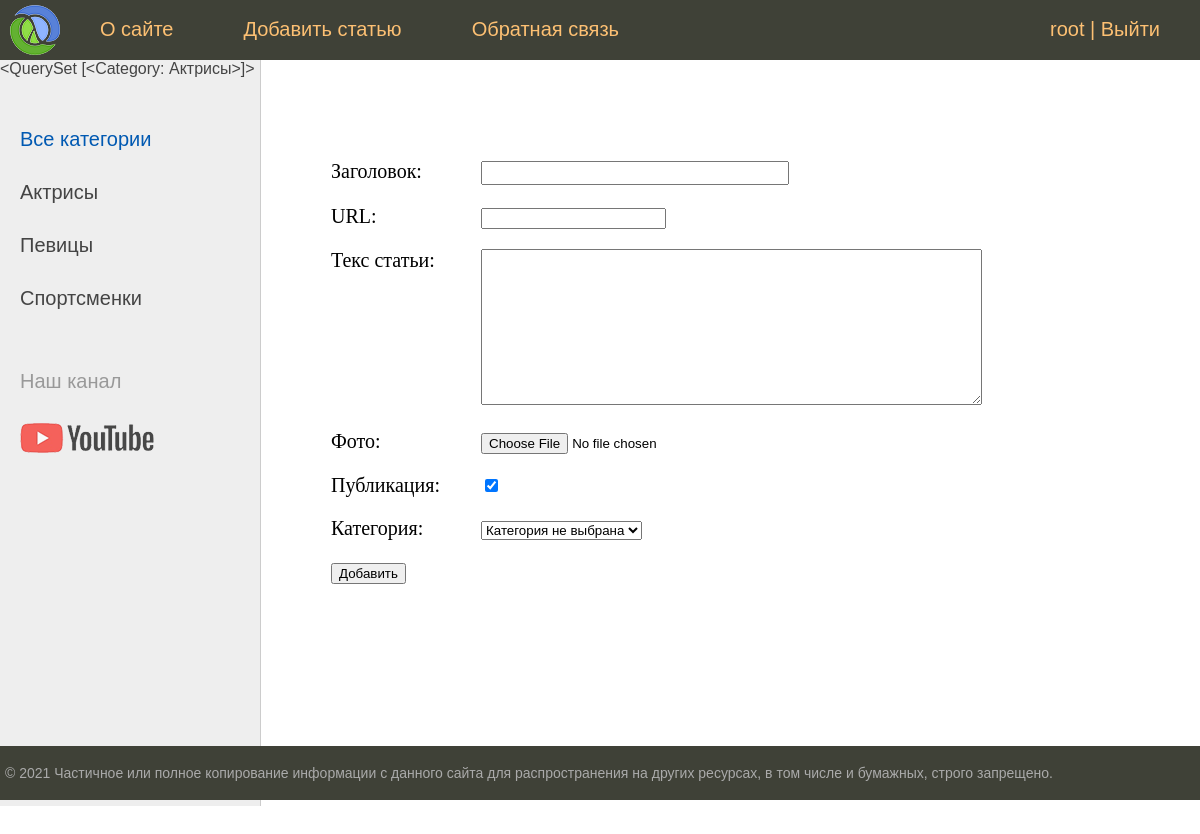
Screenshot of /addpage/ (signed in) with the database file from the repository.
### women/models.py (models this page shows)
class Category(models.Model):
    name = models.CharField(max_length=100, db_index=True, verbose_name="Категория")
    slug = models.SlugField(max_length=255, unique=True, db_index=True, verbose_name="URL")
    def __str__(self):
        return self.name
    def get_absolute_url(self):
        return reverse('category', kwargs={'cat_slug': self.slug})
    class Meta:
        verbose_name = "Категории"
        verbose_name_plural = "Категория"
        ordering = ['id']

### women/views.py (the view)
# urls.py: path('addpage/', AddPage.as_view(), name='add_page'),
class AddPage(LoginRequiredMixin, DataMixin, CreateView):
    form_class = AddPostForm
    template_name = 'women/addpage.html'
    success_url = reverse_lazy('home')
    login_url = reverse_lazy('home')
    raise_exception = True
    def get_context_data(self, *, object_list=None, **kwargs):
        context = super().get_context_data(**kwargs)
        c_def = self.get_user_context(tittle='Добавление статьи')
        context = dict(list(context.items()) + list(c_def.items()))
        return context

### women/forms.py (shortened to what this page needs)
class AddPostForm(forms.ModelForm):
    def __init__(self, *args, **kwargs):
        super().__init__(*args, **kwargs)
        self.fields['cat'].empty_label = 'Категория не выбрана'
    class Meta:
        model = Women
        fields = ['title', 'slug', 'content', 'photo', 'is_published', 'cat']
        widgets = {
            'title': forms.TextInput(attrs={'class': 'form-input'}),
            'content': forms.Textarea(attrs={'cols': 60, 'rows': 10}),
        }

### women/templatetags/women_tags.py (called while the page is built)
@register.simple_tag(name='getcats')
def get_categories(filter=None):
    if not filter:
        return Category.objects.all()
    else:
        return Category.objects.filter(pk=filter)

### women/utils.py (called while the page is built)
    def get_user_context(self, **kwargs):
        context = kwargs
        cats = cache.get('cats')
        if not cats:
            cats = Category.objects.annotate(Count('women'))
            cache.set('cats', cats, 60)
        user_menu = menu.copy()
        if not self.request.user.is_authenticated:
            user_menu.pop(1)
        context['menu'] = user_menu
        context['cats'] = cats
        if 'cats_selected' not in context:
            context['cat_selected'] = 0
        return context

### women/templates/women/addpage.html (shortened to what this page needs)
{% extends 'women/base.html' %}
{% block content %}
<form action="{% url 'add_page' %}" method="post" enctype="multipart/form-data">
{% for f in form %}
<p><label class="form-label" for="{{ f.id_for_label }}">{{f.label}}: </label>{{ f }}</p>
{% endfor %}
    <button type="submit">Добавить</button>
</form>
{% endblock %}

### women/templates/women/base.html (shortened to what this page needs)
{% load static %}
{% load women_tags %}
<!DOCTYPE html>
<html>
<head>
    <link type="text/css" href="{% static 'women/css/styles.css' %}" rel="stylesheet"/>
</head>
<body>
<table class="table-page" border=0 cellpadding="0" cellspacing="0">
    <tr>
        <td valign=top>
            {% block mainmenu %}
                <div class="header">
                    <ul id="mainmenu" class="mainmenu">
                        <li class="logo"><a href="{% url 'home' %}">
                            <div class="logo"></div>
                        </a></li>
                        {% for m in menu %}
                            <li><a href="{% url m.url_name %}">{{ m.title }}</a></li>
                        {% endfor %}
                        {% if request.user.is_authenticated %}
                            <li class="last"> {{ user.username }} | <a href="{% url 'logout' %}"> Выйти </a></li>
                        {% else %}
                            <li class="last"><a href="{% url 'register' %}">Регистрация </a> | <a
                                    href="{% url 'login' %}">Войти</a></li>
                        {% endif %}
                    </ul>
                </div>
            {% endblock mainmenu %}
            <table class="table-content" border=0 cellpadding="0" cellspacing="0">
                <tr>
                    <td valign="top" class="left-chapters">
                        {% getcats filter=1 %}
                        <ul id="leftchapters">
                            {% if cat_selected == 0 %}
                                <li class="selected">Все категории</li>
                            {% else %}
                                <li><a href="{% url 'home' %}"> Все категории </a></li>
                            {% endif %}
                            {% for c in cats %}
                                {% if c.women__count > 0 %}
                                    {% if c.pk == cat_selected %}
                                        <li class="selected"> {{ c.name }}</li>
                                    {% else %}
                                        <li><a href="{{ c.get_absolute_url }}"> {{ c.name }}</a></li>
                                    {% endif %}
                                {% endif %}
                            {% endfor %}
                            <li class="share">
                                <p>Наш канал</p>
                                <a class="share-yt"
                                   href="https://www.youtube.com/channel/UClJzWfGWuGJL2t-3dYKcHTA/playlists"
                                   target="_blank" rel="nofollow"></a>
                            </li>
                        </ul>
                    </td>
                    <td valign="top" class="content">
                        <div class="content-text">
                            {% block content %}
                            {% endblock %}
                        </div>
                    </td>
                </tr>
            </table>
        </td>
    </tr>
    <tr>
        <td valign=top>
            <div id="footer">
                <p>&copy; 2021 Частичное или полное копирование информации с данного сайта для распространения на других
                    ресурсах, в том числе и бумажных, строго запрещено.</p>
            </div>
        </td>
    </tr>
</table>
</body>
</html>

### women/static/women/css/styles.css (style rules this page uses)
html, body { font-family: 'Arial'; margin: 0; padding: 0; height: 100%; width: 100%; color: #444; }
a { color: #0059b2; text-decoration: none; }
.table-page { width: 100%; height: 100%; vertical-align: top; }
.table-page tr { height: 100%; }
.header { background: #3F4137; height: 60px; }
.logo { background: url('../images/logo.png') no-repeat 10px 5px; width: 70px; height: 60px; }
ul.mainmenu { list-style: none; margin: 0; padding: 0; height: 60px; color: #fdc073; font-size: 20px; overflow: hidden; }
ul.mainmenu li { float: left; margin: 18px 40px 0 30px; }
ul.mainmenu li.logo { margin: 0; }
ul.mainmenu li.last { float: right; }
ul.mainmenu li a { color: #fdc073; text-decoration: none; }
.table-content { width: 100%; min-height: 100%; height: 100%; }
.left-chapters { margin: 0; background: #eee; border-right: 1px solid #ccc; min-height: 100%; }
.left-chapters ul { width: 230px; min-height: 100%; margin: 0; padding: 20px 10px 10px 20px; list-style: none; font-size: 20px; }
.left-chapters ul li { margin: 30px 0 0 0; color: #999; }
.left-chapters ul li.selected { color: #0059b2; }
.left-chapters ul li a { color: #444; text-decoration: none; }
.left-chapters ul li.share { margin: 60px 0 0 0; }
.left-chapters ul li.share p { margin: 30px 0 30px 0; }
.left-chapters ul li.share a { display: inline-block; width: 40px; height: 40px; margin: 0 20px 0 0; }
.left-chapters ul li.share a.share-yt { width: 100%; height: 30px; background: url('../images/share_yt.png') no-repeat 0 0 }
.content { padding: 40px 20px 20px 40px; width: 100%; box-sizing: border-box; }
.content-text { margin: 60px 0 0 30px; color: #000; font-size: 20px; font-family: Yandex Sans Display Light; }
#footer { box-sizing: border-box; background: #3F4137; padding: 5px; color: #aaa; font-size: 14px; font-family: Verdana, Geneva, Arial, Helvetica; text-align: left; overflow: hidden; }
.form-input { width: 300px; font-size: 16px; }
.form-label { display: inline-block; min-width: 150px; vertical-align: top; }

### rows the page displays
Category: name "<QuerySet [<Category: Актрисы>]>", name "Актрисы"
Category: name "Певицы"
Category: name "Спортсменки"

### other values shown
{{ m.title }} "О сайте" "Добавить статью" "Обратная связь"
{{ user.username }} "root"
{{ f.label }} "Заголовок" "URL" "Текс статьи" "Фото" "Публикация" "Категория"
